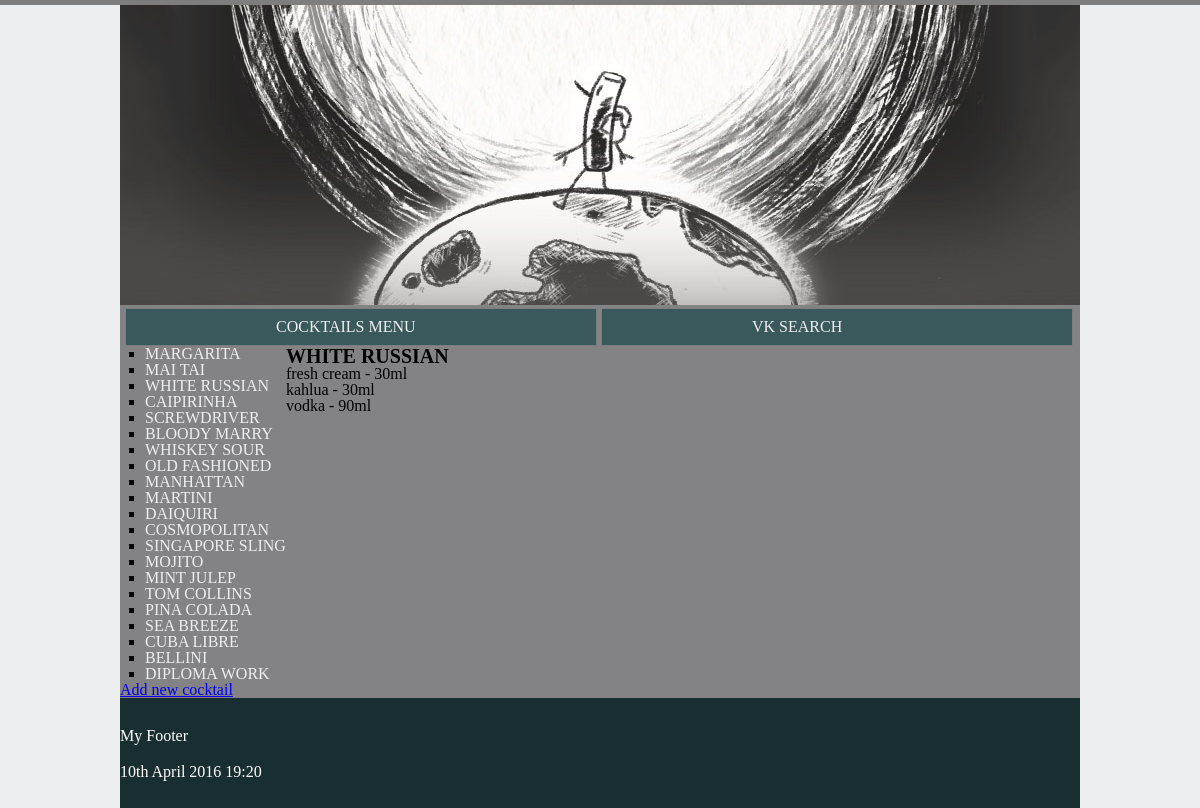
The app's page /cocktail/3/ with its own data.
### cocktail/models.py (models this page shows, shortened)
class Cocktail(models.Model):
    cocktail_name = models.CharField(max_length=100)

class Compose(models.Model):
    cocktails = models.ForeignKey(Cocktail)
    ingredients = models.ForeignKey(Ingredient)
    measures = models.ForeignKey(Measure)
    ingredient_value = models.PositiveIntegerField()

class Ingredient(models.Model):
    ingredient_name = models.CharField(max_length=50)
    def __unicode__(self):
        return self.ingredient_name

class Measure(models.Model):
    measure_name = models.CharField(max_length=10)
    def __unicode__(self):
        return self.measure_name

### cocktail/views.py (the view)
# urls.py: url(r'^(?P<cocktail_id>[0-9]+)/', views.detail, name='detail'),
def detail(request, cocktail_id):
    cocktail = get_object_or_404(Cocktail, pk=cocktail_id)
    cocktail_list = Cocktail.objects.all()
    return render(request, 'cocktail/detail.html', {'cocktail': cocktail,
                                                    'cocktail_list': cocktail_list})

### cocktail/templates/cocktail/detail.html
{% extends 'cocktail/index.html' %}
{% block aside %}
    {{ block.super }}
{% endblock %}
{% block content %}
<h1>{{ cocktail.cocktail_name }}</h1>
<ul>
    {% for compose in cocktail.compose_set.all %}
        <li>{{ compose.ingredients }} - {{ compose.ingredient_value }}{{ compose.measures }}</li>
    {% endfor %}
</ul>
{% endblock %}

### cocktail/templates/cocktail/index.html
{% extends 'base.html' %}
{% block aside %}
{% if cocktail_list %}
    <nav>
        <ul class="aside">
            {% for cocktail in cocktail_list %}
                <li>
                    <a href="{% url 'cocktail:detail' cocktail.id %}">{{ cocktail.cocktail_name }}</a>
                </li>
            {% endfor %}
        </ul>
    </nav>
{% else %}
    <p>
        No cocktails available.
    </p>
{% endif %}
    <h4>
        <a href="{% url 'cocktail:add' %}">Add new cocktail</a>
    </h4>
{% endblock %}

### static/css/styles.css (style rules this page uses)
body { background-color: #edeef0; border-top: 5px solid #7e7e7e; margin: 0; font-size: 16px; }
h1 { text-transform: uppercase; font-weight: bold; font-size: 20px; }
nav a { text-decoration: none; color: #edeef0; text-transform: uppercase; }
nav ul { margin-left: 5px; padding: 0; }
#aside li { font-weight: 300; list-style-type: square; margin-left: 20px; }

### records on screen
Cocktail: cocktail_name "MARGARITA"
Cocktail: cocktail_name "MAI TAI"
Cocktail: cocktail_name "WHITE RUSSIAN"
Cocktail: cocktail_name "CAIPIRINHA"
Cocktail: cocktail_name "SCREWDRIVER"
Cocktail: cocktail_name "BLOODY MARRY"
Cocktail: cocktail_name "WHISKEY SOUR"
Cocktail: cocktail_name "OLD FASHIONED"
Cocktail: cocktail_name "MANHATTAN"
Cocktail: cocktail_name "MARTINI"
Cocktail: cocktail_name "DAIQUIRI"
Cocktail: cocktail_name "COSMOPOLITAN"
Cocktail: cocktail_name "SINGAPORE SLING"
Cocktail: cocktail_name "MOJITO"
Cocktail: cocktail_name "MINT JULEP"
Cocktail: cocktail_name "TOM COLLINS"
Cocktail: cocktail_name "PINA COLADA"
Cocktail: cocktail_name "SEA BREEZE"
Cocktail: cocktail_name "CUBA LIBRE"
Cocktail: cocktail_name "BELLINI"
Cocktail: cocktail_name "DIPLOMA WORK"
Compose: ingredients "fresh cream", ingredient_value "30", measures "ml"
Compose: ingredients "kahlua", ingredient_value "30", measures "ml"
Compose: ingredients "vodka", ingredient_value "90", measures "ml"
